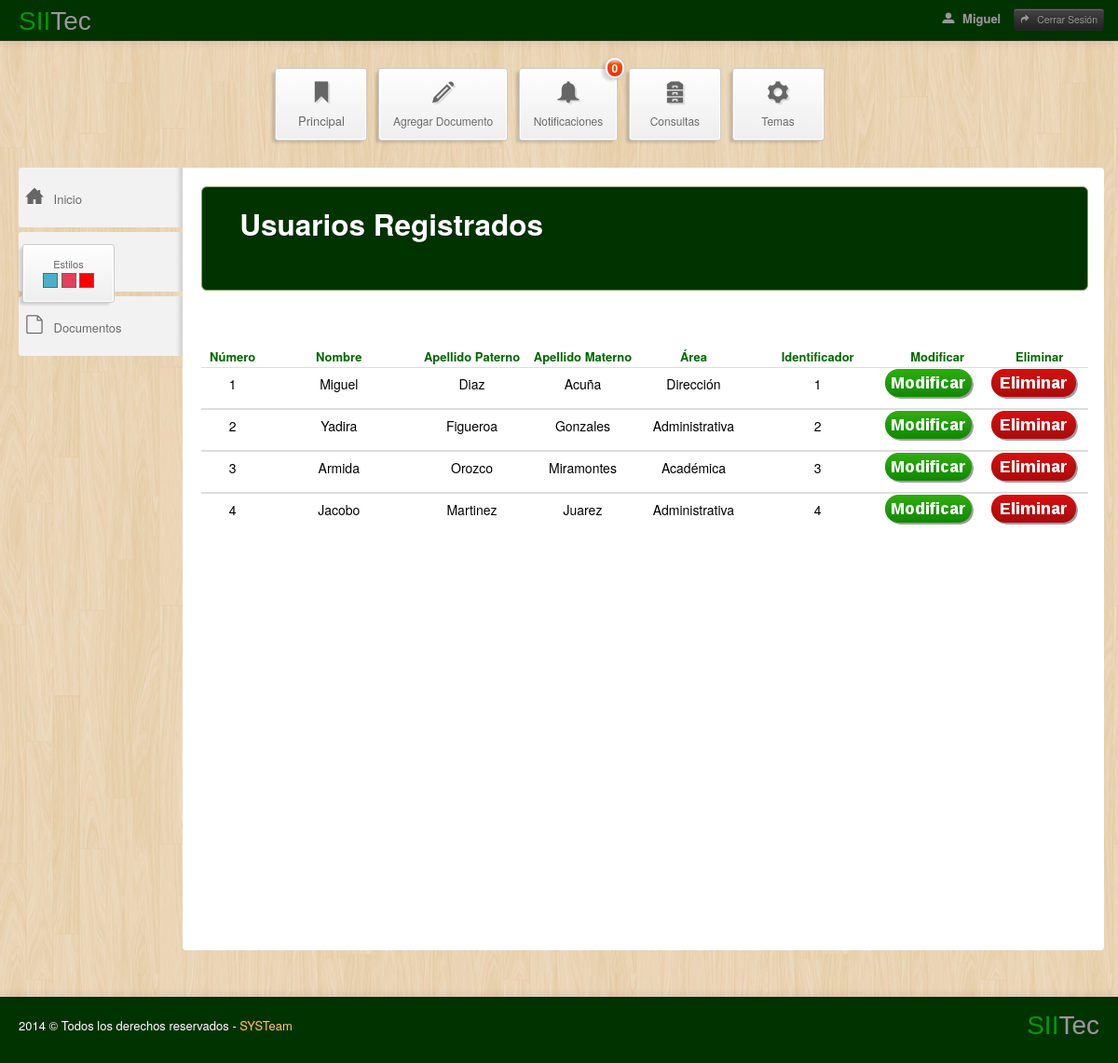
Page /Sitio/administrador/MuestraUsuarios.php (signed in) on the committed database.
### tables this page shows
CREATE TABLE IF NOT EXISTS `Usuario` (
  `idUsuario` int(11) NOT NULL AUTO_INCREMENT,
  `nombreUsuario` varchar(45) NOT NULL,
  `apellidoPat` varchar(45) NOT NULL,
  `apellidoMat` varchar(45) NOT NULL,
  `contrasena` varchar(45) NOT NULL,
  `area` varchar(45) NOT NULL,
  `preguntaSeguridad` varchar(80) NOT NULL,
  `respuesta` varchar(50) NOT NULL,
  `pass` varchar(45) NOT NULL,
  PRIMARY KEY (`idUsuario`)
);

### Sitio/administrador/MuestraUsuarios.php (the view, shortened to what this page needs)
<?php
if($_SESSION["nombresesion"])
{
	?>
     <?php
$auxi=0;
?>
<!DOCTYPE html>
<html lang="en">
<head>
<link href="css/molle.css" rel="stylesheet" type="text/css" />
<link href="css/bootstrap.css" rel="stylesheet" />
<link rel="stylesheet" href="css/icon-style.css" />
<link href="css/bootstrap-responsive.css" rel="stylesheet" />
<link href="css/radmin.css" rel="stylesheet" id="main-stylesheet" />
<link href="css/radmin-responsive.css" rel="stylesheet" />
<link rel="stylesheet" type="text/css" href="css/radmin-plugins.css" />
</head>
<body id="body-sample-pages">
<div class="navbar navbar-inverse navbar-static-top">
  <div class="navbar-inner black-gradient">
    <div class="container-fluid"> <a class="brand" href="Principal.php"> <span class="rad">SII</span>Tec </a>
      <div class="nav-collapse collapse">
        <p class="navbar-text pull-right"> <a id="user-popover" href="Principal.php" class="navbar-link user-info"> <i class="radmin-icon radmin-user"></i> <?php
	  echo($_SESSION['nombresesion']);
	 ?> </a> <a href="salir.php" class="btn btn-mini btn-inverse navbar-link logout"> <i class="radmin-icon radmin-redo"></i> Cerrar Sesión </a> </p>
        <form class="navbar-search pull-right" />
      </div>
    </div>
  </div>
</div>
<div class="row-fluid">
  <div class="span12">&nbsp;</div>
</div>
<div class="row-fluid hidden-phone hidden-tablet">
  <div class="span12 top-stats">
    <ul class="top-nav-boxes">
      <li class="first"> <a href="Principal.php"> <i class="radmin-bookmark"></i>Principal</a> </li>
      <li> <a href="AgregarDocumento.php"> <i class="radmin-pencil"></i> <span>Agregar Documento</span> </a> </li>
      <li>
        <div class="notifications-wrapper">
          <div class="notifications"> <strong><?php echo $auxi; ?></strong> </div>
        </div>
        <a href="Principal.php"> <i class="radmin-bell"></i> <span>Notificaciones</span> </a> </li>
      <li> <a href="ConsultasdeDocumentos.php"> <i class="radmin-cabinet"></i> <span>Consultas </span> </a> </li>
      <li id="color-switcher-control"> <a href="#"> <i class="radmin-cog"></i> <span>Temas</span> </a> </li>
    </ul>
    <div class="notifications-wrapper">
      <div class="color-switcher" id="color-switcher" style="display:none"> <small>Estilos</small> <br />
        <span class="default color-switcher-color"></span> <span class="pink color-switcher-color"></span> <span class="green color-switcher-color"></span> </div>
    </div>
  </div>
</div>
<div class="container-fluid main-container">
  <div class="row-fluid">
    <div class="span12">
      <div class="sidebar-nav">
					<ul class="nav nav-stacked left-menu">
						<li id="navigation-index">
							<a href="Principal.php">
								<span class="box">
									<i class="radmin-icon radmin-home"></i>
								</span>Inicio </a>
						</li>
						<li id="navigation-calendario"><a class="accordion-toggle" data-toggle="collapse" data-parent="#navigation-sample-pages" href="#collapse1">
							<span class="box">
								<i class="radmin-icon radmin-user"></i>
							</span>Usuarios</a>
						</li>
						<li class="accordion" id="navigation-components">
							<a class="accordion-toggle" data-toggle="collapse" data-parent="navigation-components" href="#collapse2">
								<span class="box">
									<i class="radmin-icon radmin-file"></i>
								</span>
								<span class="hidden-tablet hidden-phone">Documentos</span></a>
					  </li>
					</ul>
				</div>
      <div class="container-fluid content-wrapper">
        <div class="row-fluid">
          <div class="span12">
            <div class="hero-unit non-index">
              <h2>Usuarios Registrados</h2></div>
          </div>
        </div>
        <div class="row-fluid">
          <div class="span12"></div>
        </div>
        <class class="row-fluid">
        <div class="span12">
          <form action="registraUsuario.php" method="post" autocomplete="on" />
          <table width="98%" class="table table-index">
            <thead>
              <tr>
                <th width="7%"><div align="center">Número</div></th>
                <th width="17%"><div align="center">Nombre</div></th>
                <th width="13%"><div align="center">Apellido Paterno</div></th>
                <th width="12%"><div align="center">Apellido Materno</div></th>
                <th width="13%"><div align="center">Área</div></th>
                <th width="15%"><div align="center">Identificador</div></th>
                <th width="12%"><div align="center">Modificar</div></th>
                 <th width="11%"><div align="center">Eliminar</div></th>
              </tr>
<?php
require_once("conexion.php");
$consulta = "select nombreUsuario, apellidoPat, apellidoMat, area, idUsuario from Usuario";
$res=mysql_query($consulta, $con);
$i=0;
$arreglo = array();
	while($row = @mysql_fetch_array($res))
	{
		$i=$i+1;
?>
            </thead>
            <tbody>
              <tr>
                <td class="numbers"><p align="center">
				<label> <?php echo $i; ?> </label>
                </p></td>
                <td class="text"><p align="center">
                <label> <?php echo $row['nombreUsuario']; ?> </label>
                </p></td>
                <td class="text"><p align="center">
     			<label><?php echo $row['apellidoPat']; ?> </label>
                </p></td>
                <td class="text"><p align="center">
				<label><?php echo $row['apellidoMat']; ?> </label>
                </p></td>
                <td class="text"><p align="center">
                <label><?php echo $row['area']; ?> </label>
                </p></td>
                <td class="text"><p align="center">
                <label><?php echo $row['idUsuario'];
	  		   		   $arreglo[$i-1]=$row['idUsuario'];
					   $Id=$arreglo[$i-1];
				?> </label>
                </p></td>
                <td align="center"><p> <a href="modificarUsuarios.php?id=<?php echo $Id ?> "> <img src="pic/modificar.png" > </a> </p></td>
               <td align="center"><p> <a href='MensajeElimina.php?id=<?php echo $Id ?>' ><img src="pic/eliminar.png" ></a></p></td>
              </tr>
              <tr>
                <?php
	}?>
            </tbody>
          </table>
          <p>&nbsp;</p>
        </div>
      </div>
    </div>
  </div>
</div>
<footer class="black-gradient"> <a class="brand pull-right" href="Principal.php"> <span class="rad">SII</span><span style="font-family: Verdana, Geneva, sans-serif">Tec</span></a>
  <div class="square-turtle pull-left">
    <p> 2014 &copy; Todos los derechos reservados - <a href="http://www.itszas.edu.mx/" target="_blank">SYSTeam</a> </p>
  </div>
</footer>
</body>
</html>
<?php
}
else
{
echo("<script type='text/javascript'>
	  alert('No existe ninguna sesion abierta, favor de AUTENTIFICARSE');
	  window.location='index.html';</script>");
}
?>

### Sitio/administrador/css/molle.css (style rules this page uses)
#body-sample-pages .black-gradient .brand.pull-right .rad { font-family: Verdana, Geneva, sans-serif; }
#body-sample-pages .black-gradient .brand.pull-right .rad { font-family: Verdana, Geneva, sans-serif; color: #090; }
#body-sample-pages .black-gradient .brand.pull-right { font-family: Verdana, Geneva, sans-serif; }

### Sitio/administrador/css/radmin-responsive.css (style rules this page uses)
@media (min-width: 980px) and (max-width: 1200px) { div.container-fluid.content-wrapper { padding-right: 17px; } }
@media (min-width: 980px) and (max-width: 1200px) { ul.top-nav-boxes li a, div.color-switcher { min-width: 67px; } }
@media (min-width: 980px) and (max-width: 1200px) { ul.left-menu li { font-size: 13px; padding: 10px 5px 10px 7px; } }
@media (min-width: 980px) and (max-width: 1200px) { ul.left-menu li span.box { padding-right: 5px; } }
@media (min-width: 980px) and (max-width: 1200px) { ul.top-nav-boxes li i { font-size: 23px; } }

### Sitio/administrador/MuestraUsuarios.php (style rules this page uses)
#body-sample-pages .navbar.navbar-inverse.navbar-static-top .navbar-inner.black-gradient .container-fluid .brand .rad { font-family: Verdana, Geneva, sans-serif; color: #090; }
#body-sample-pages .navbar.navbar-inverse.navbar-static-top .navbar-inner.black-gradient .container-fluid .brand { font-family: Verdana, Geneva, sans-serif; }
body,td,th { color: #000000; }

### rows in the picture
usuario: nombreUsuario "Miguel", apellidoPat "Diaz", apellidoMat "Acuña", area "Dirección", idUsuario "1"
usuario: nombreUsuario "Yadira", apellidoPat "Figueroa", apellidoMat "Gonzales", area "Administrativa", idUsuario "2"
usuario: nombreUsuario "Armida", apellidoPat "Orozco", apellidoMat "Miramontes", area "Académica", idUsuario "3"
usuario: nombreUsuario "Jacobo", apellidoPat "Martinez", apellidoMat "Juarez", area "Administrativa", idUsuario "4"

### other values in the picture
$_SESSION['nombresesion'] "Miguel"
$auxi "0"
